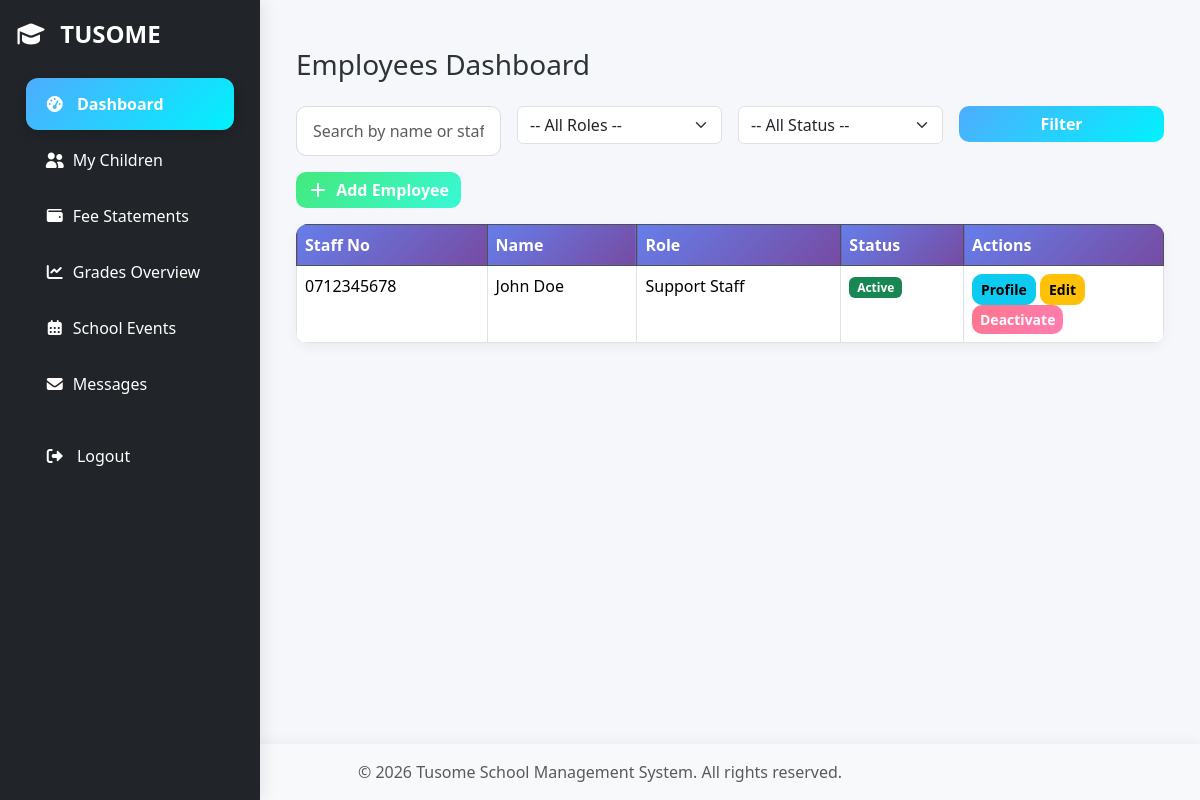
Page /employees/dashboard (signed in) on the committed database.
### models.py (models this page shows, shortened)
class Employee(db.Model):
    __tablename__ = "employees"
    id = db.Column(db.Integer, primary_key=True)
    first_name = db.Column(db.String(50), nullable=False)
    last_name = db.Column(db.String(50), nullable=False)
    national_id = db.Column(db.String(20), unique=True, nullable=True)
    staff_number = db.Column(db.String(30), unique=True, nullable=True)
    role = db.Column(
        db.String(50), nullable=False
    )  # teacher, admin, driver, cook, guard
    department = db.Column(db.String(50), nullable=True)
    employment_type = db.Column(
        db.String(20),
        default="permanent",  # permanent, contract, casual
    )
    date_hired = db.Column(db.Date, nullable=True)
    active = db.Column(db.Boolean, default=True)
    bank_name = db.Column(db.String(100), nullable=True)
    bank_account = db.Column(db.String(50), nullable=True)
    user_id = db.Column(db.Integer, db.ForeignKey("users.id"), nullable=True)
    user = db.relationship("User", backref="employee", uselist=False)
    salaries = db.relationship("StaffSalary", backref="employee", lazy=True)

### routes/employee.py (the view, shortened to what this page needs)
@employees_bp.route("/dashboard")
def dashboard():
    search = request.args.get("search", "")
    role_filter = request.args.get("role", "")
    status_filter = request.args.get("status", "")
    query = Employee.query
    if role_filter:
        query = query.filter(Employee.role == role_filter)
    if status_filter:
        if status_filter == "active":
            query = query.filter(Employee.active.is_(True))
        elif status_filter == "inactive":
            query = query.filter(Employee.active.is_(False))
    employees = query.order_by(Employee.first_name).all()
    return render_template(
        "employees/dashboard.html",
        employees=employees,
        search=search,
        role_filter=role_filter,
        status_filter=status_filter,
    )

### app.py (called while the page is built)
@login_manager.user_loader
def load_user(user_id):
    return User.query.get(int(user_id))

def create_app():
    app = Flask(__name__)
    app.config.from_object(Config)
    app.config["SQLALCHEMY_DATABASE_URI"] = "sqlite:///site.db"
    app.config["SQLALCHEMY_TRACK_MODIFICATIONS"] = False
    app.config["SECRET_KEY"] = "your-secret-key"
    db.init_app(app)
    login_manager.init_app(app)
    migrate.init_app(app, db)
    mail.init_app(app)
    login_manager.login_view = "auth_bp.login"
    @app.context_processor
    def inject_now():
        return {"now": datetime.now()}
    @app.route("/")
    def index():
        return redirect(url_for("auth_bp.login"))
    register_blueprints(app)
    register_cli(app)
    return app

### models.py (called while the page is built)
    def is_admin(self):
        return bool(self.role and self.role.lower() == "admin")

    def is_teacher(self):
        return bool(self.role and self.role.lower() == "teacher")

    def is_parent(self):
        return bool(self.role and self.role.lower() == "parent")

    def is_student(self):
        return bool(self.role and self.role.lower() == "student")

    def is_finance(self):
        return bool(self.role and self.role.lower() == "finance")

    @property
    def children(self):
        return self.students_as_parent

### Templates/employees/dashboard.html (shortened to what this page needs)
{% extends "base.html" %}
{% block content %}
<div class="container mt-4">
    <h3 class="mb-4">Employees Dashboard</h3>
    <form method="get" class="row g-3 mb-3">
        <div class="col-md-3">
            <input type="text" name="search" value="{{ search }}" class="form-control" placeholder="Search by name or staff no">
        </div>
        <div class="col-md-3">
            <select name="role" class="form-select">
                <option value="">-- All Roles --</option>
            </select>
        </div>
        <div class="col-md-3">
            <select name="status" class="form-select">
                <option value="">-- All Status --</option>
            </select>
        </div>
        <div class="col-md-3">
            <button class="btn btn-primary w-100">Filter</button>
        </div>
    </form>
    <a href="{{ url_for('employees.create_employee') }}" class="btn btn-success mb-3"><i class="fas fa-plus me-1"></i> Add Employee</a>
    <table class="table table-bordered table-hover">
        <thead class="table-dark">
            <tr>
                <th>Staff No</th>
                <th>Name</th>
                <th>Role</th>
                <th>Status</th>
                <th width="200">Actions</th>
            </tr>
        </thead>
        <tbody>
            {% for e in employees %}
            <tr>
                <td>{{ e.staff_number }}</td>
                <td>{{ e.first_name }} {{ e.last_name }}</td>
                <td>{{ e.role }}</td>
                <td>
                    {% if e.active %}<span class="badge bg-success">Active</span>{% else %}<span class="badge bg-secondary">Inactive</span>{% endif %}
                </td>
                <td>
                    <a href="{{ url_for('employees.employee_profile', employee_id=e.id) }}" class="btn btn-sm btn-info">Profile</a>
                    <a href="{{ url_for('employees.edit_employee', employee_id=e.id) }}" class="btn btn-sm btn-warning">Edit</a>
                    <form method="post" action="{{ url_for('employees.toggle_employee', employee_id=e.id) }}" class="d-inline">
                        <button class="btn btn-sm btn-danger">{% if e.active %}Deactivate{% else %}Activate{% endif %}</button>
                    </form>
                </td>
            </tr>
            {% else %}
            <tr><td colspan="5" class="text-center text-muted">No employees found</td></tr>
            {% endfor %}
        </tbody>
    </table>
</div>
{% endblock %}

### static/tom-select.css (style rules this page uses)
:root { --ts-pr-clear-button: 0px; --ts-pr-caret: 0px; --ts-pr-min: .75rem; }

### Templates/base.html (style rules this page uses)
:root { --primary-gradient: linear-gradient(135deg, #4facfe, #00f2fe); --secondary-gradient: linear-gradient(135deg, #667eea, #764ba2); --danger-gradient: linear-gradient(135deg, #ff758c, #ff7eb3); --success-gradient: linear-gradient(135deg, #43e97b, #38f9d7); --dark-bg: #2c3e50; }
body { background: #f5f7fa; font-family: "Segoe UI", Tahoma, Geneva, Verdana, sans-serif; color: #2d3436; animation: fadeIn 0.6s ease-in-out; padding: 0px; display: flex; flex-direction: column; min-height: 100vh; }
.table { border-radius: 12px; overflow: hidden; box-shadow: 0 4px 12px rgba(0, 0, 0, 0.05); }
.table th { background: var(--secondary-gradient); color: #fff; font-weight: 600; }
.table tbody tr { transition: all 0.2s ease; }
.form-control { border-radius: 10px; border: 1px solid #dcdde1; padding: 0.75rem 1rem; transition: all 0.3s ease; }
.btn { border-radius: 10px; font-weight: 600; transition: all 0.3s ease; position: relative; overflow: hidden; }
.btn-primary { background: var(--primary-gradient); border: none; }
.btn-success { background: var(--success-gradient); border: none; }
.btn-danger { background: var(--danger-gradient); border: none; }
.btn::after { content: ""; position: absolute; background: rgba(255, 255, 255, 0.4); border-radius: 50%; transform: scale(0); transition: transform 0.6s ease-out; pointer-events: none; }
html, body { height: 100%; margin: 0; padding: 0; }

### rows in the picture
Employee: staff_number "0712345678", first_name "John", last_name "Doe", role "Support Staff", active "Active"
